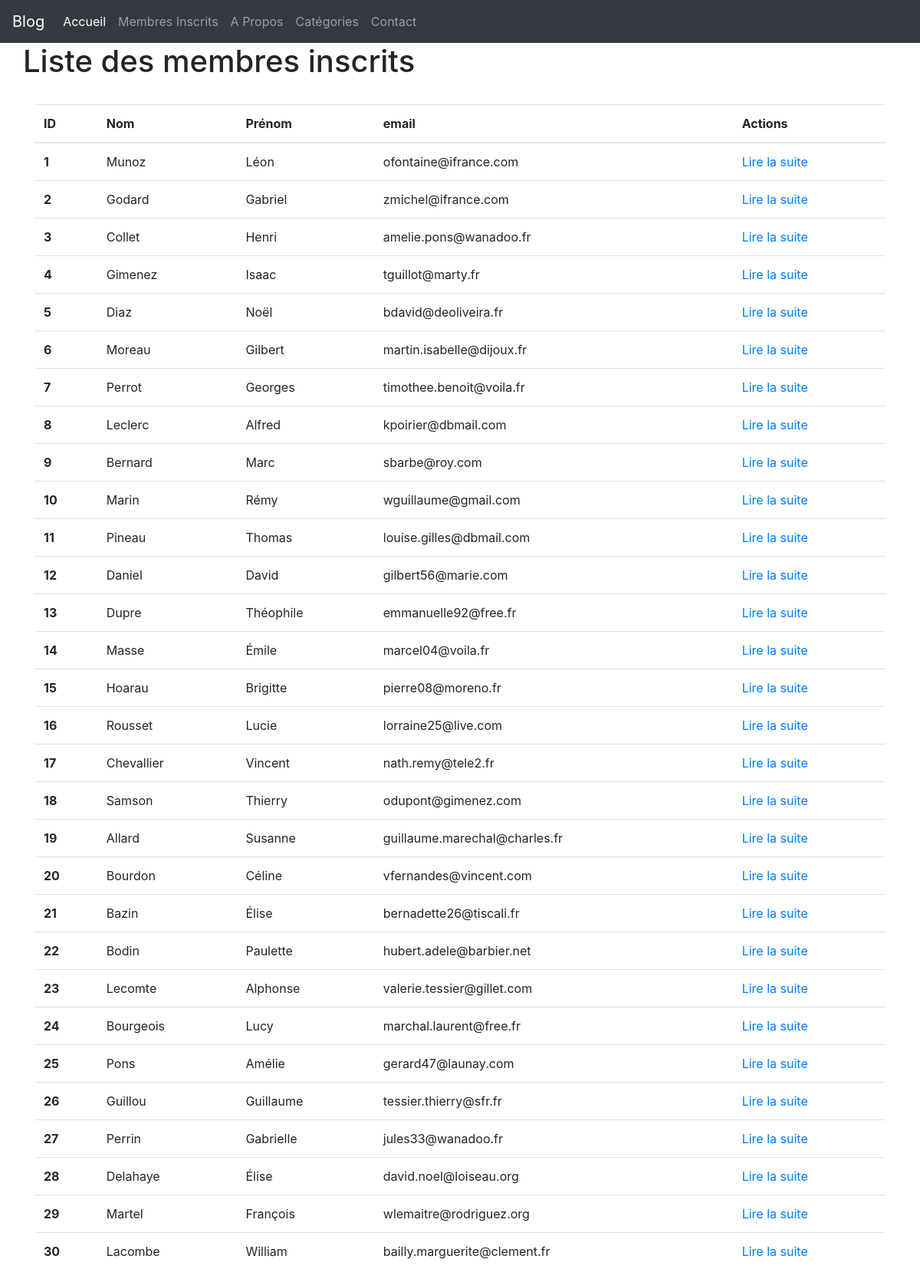
/listUsers.php, run on the app's committed database.
### tables this page shows
CREATE TABLE IF NOT EXISTS `users` (
  `id` int(11) NOT NULL AUTO_INCREMENT,
  `first_name` varchar(255) NOT NULL,
  `last_name` varchar(255) NOT NULL,
  `email` varchar(255) NOT NULL,
  PRIMARY KEY (`id`)
);

### controller/frontend.php (called while the page is built, shortened)
<?php
require('model/frontend.php');
function listUsers() {
  $users = getUsers();
  require('view/frontend/listUsersView.php');
}

### model/frontend.php (called while the page is built, shortened)
<?php
function getUsers() {
  $db = dbConnect();
  $req = $db->query('SELECT * FROM users ORDER BY id ASC');
  return $req;
}
function dbConnect() {
  $db = new PDO('mysql:host=localhost;dbname=portfolio_blog;charset=utf8', 'root', '', [
    PDO::ATTR_ERRMODE => PDO::ERRMODE_EXCEPTION,
    PDO::ATTR_DEFAULT_FETCH_MODE => PDO::FETCH_ASSOC
    ]);
  return $db;
}

### view/frontend/listUsersView.php (the view, shortened to what this page needs)
<div class="row">
  <h1>Liste des membres inscrits</h1>
  </div>
  <br />
  <table class="table">
  <thead>
    <tr>
      <th scope="col">ID</th>
      <th scope="col">Nom</th>
      <th scope="col">Prénom</th>
      <th scope="col">email</th>
      <th scope="col">Actions</th>
    </tr>
  </thead>
  <tbody>
  <?php
          while ($data = $users->fetch()) {
        ?>
    <tr>
      <th scope="row"><?= htmlspecialchars($data['id']); ?></th>
      <td><?= htmlspecialchars($data['last_name']); ?></td>
      <td><?= htmlspecialchars($data['first_name']); ?></td>
      <td><?= htmlspecialchars($data['email']); ?></td>
      <td><a href="listUsers.php?action=user&amp;id=<?= $data['id'] ?>"> Lire la suite</a></td>
    </tr>
    <?php
        }
        ?>
  </tbody>
</table>
<?php require('template.php');

### public/css/app.css (style rules this page uses)
* { box-sizing: border-box; }
html { font-size:16px; }

### data on the page
users: id "1", last_name "Munoz", first_name "Léon", email "ofontaine@ifrance.com"
users: id "2", last_name "Godard", first_name "Gabriel", email "zmichel@ifrance.com"
users: id "3", last_name "Collet", first_name "Henri", email "amelie.pons@wanadoo.fr"
users: id "4", last_name "Gimenez", first_name "Isaac", email "tguillot@marty.fr"
users: id "5", last_name "Diaz", first_name "Noël", email "bdavid@deoliveira.fr"
users: id "6", last_name "Moreau", first_name "Gilbert", email "martin.isabelle@dijoux.fr"
users: id "7", last_name "Perrot", first_name "Georges", email "timothee.benoit@voila.fr"
users: id "8", last_name "Leclerc", first_name "Alfred", email "kpoirier@dbmail.com"
users: id "9", last_name "Bernard", first_name "Marc", email "sbarbe@roy.com"
users: id "10", last_name "Marin", first_name "Rémy", email "wguillaume@gmail.com"
users: id "11", last_name "Pineau", first_name "Thomas", email "louise.gilles@dbmail.com"
users: id "12", last_name "Daniel", first_name "David", email "gilbert56@marie.com"
users: id "13", last_name "Dupre", first_name "Théophile", email "emmanuelle92@free.fr"
users: id "14", last_name "Masse", first_name "Émile", email "marcel04@voila.fr"
users: id "15", last_name "Hoarau", first_name "Brigitte", email "pierre08@moreno.fr"
users: id "16", last_name "Rousset", first_name "Lucie", email "lorraine25@live.com"
users: id "17", last_name "Chevallier", first_name "Vincent", email "nath.remy@tele2.fr"
users: id "18", last_name "Samson", first_name "Thierry", email "odupont@gimenez.com"
users: id "19", last_name "Allard", first_name "Susanne", email "guillaume.marechal@charles.fr"
users: id "20", last_name "Bourdon", first_name "Céline", email "vfernandes@vincent.com"
users: id "21", last_name "Bazin", first_name "Élise", email "bernadette26@tiscali.fr"
users: id "22", last_name "Bodin", first_name "Paulette", email "hubert.adele@barbier.net"
users: id "23", last_name "Lecomte", first_name "Alphonse", email "valerie.tessier@gillet.com"
users: id "24", last_name "Bourgeois", first_name "Lucy", email "marchal.laurent@free.fr"
users: id "25", last_name "Pons", first_name "Amélie", email "gerard47@launay.com"
users: id "26", last_name "Guillou", first_name "Guillaume", email "tessier.thierry@sfr.fr"
users: id "27", last_name "Perrin", first_name "Gabrielle", email "jules33@wanadoo.fr"
users: id "28", last_name "Delahaye", first_name "Élise", email "david.noel@loiseau.org"
users: id "29", last_name "Martel", first_name "François", email "wlemaitre@rodriguez.org"
users: id "30", last_name "Lacombe", first_name "William", email "bailly.marguerite@clement.fr"
